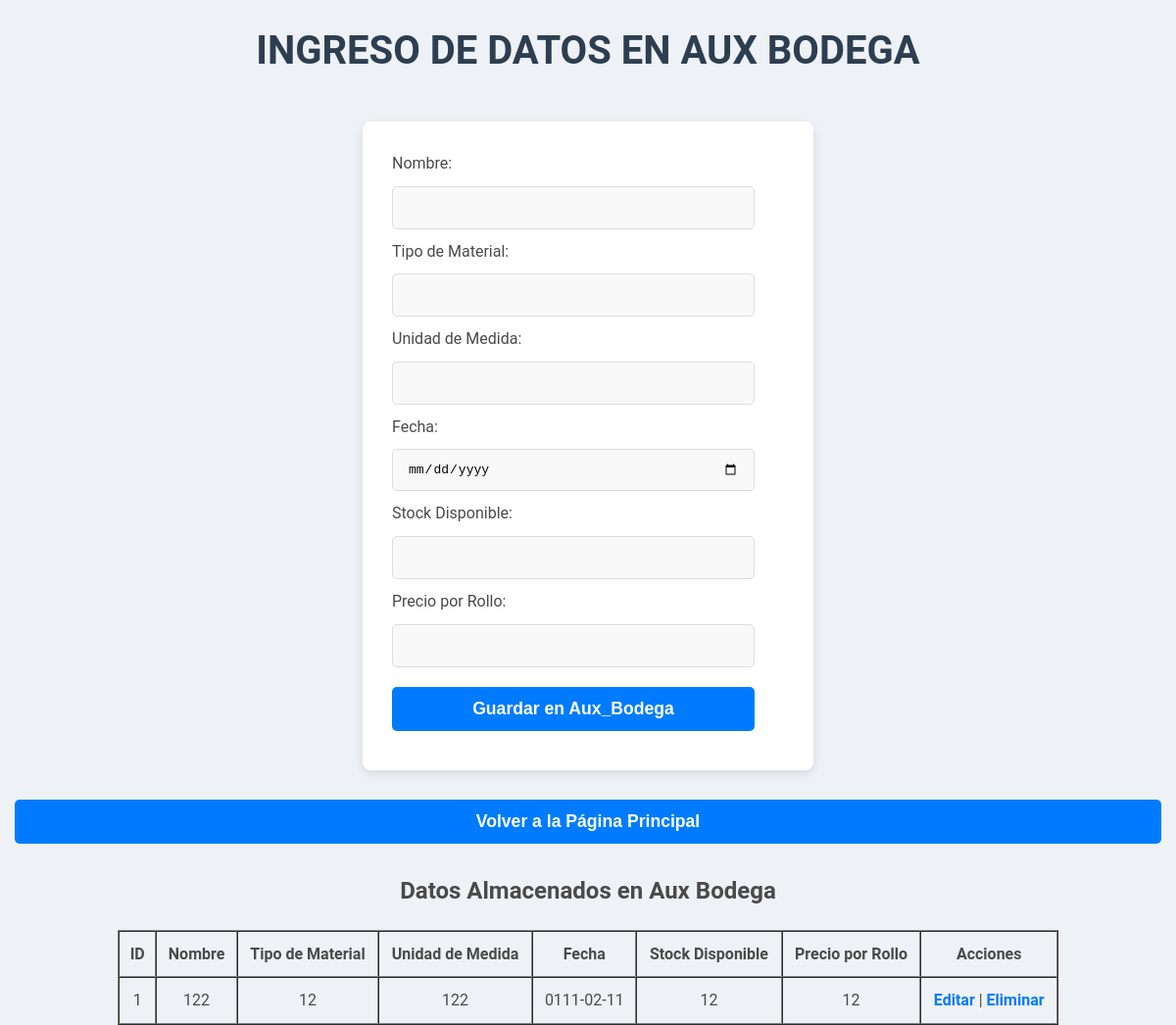
Page /proyecto/aux_bodega.php on the committed database.
### tables this page shows
CREATE TABLE `aux_bodega` (
  `ID_AuxBodega` int(11) NOT NULL,
  `nombre` varchar(50) DEFAULT NULL,
  `tipo_material` varchar(50) DEFAULT NULL,
  `unidad_medida` int(11) DEFAULT NULL,
  `fecha` date DEFAULT NULL,
  `stock_disponible` int(11) DEFAULT NULL,
  `precio_rollo` int(11) DEFAULT NULL
);

### proyecto/aux_bodega.php (the view, shortened to what this page needs)
<!DOCTYPE html>
<html lang="es">
<head>
    <link rel="stylesheet" href="css/styles.css">
</head>
<body>
<h1>Ingreso de Datos en Aux Bodega</h1>
<form action="insert.php" method="POST">
    <label>Nombre:</label>
    <input type="text" name="nombre" required><br>
    <label>Tipo de Material:</label>
    <input type="text" name="tipo_material" required><br>
    <label>Unidad de Medida:</label>
    <input type="number" name="unidad_medida" required><br>
    <label>Fecha:</label>
    <input type="date" name="fecha" required><br>
    <label>Stock Disponible:</label>
    <input type="number" name="stock_disponible" required><br>
    <label>Precio por Rollo:</label>
    <input type="number" name="precio_rollo" required><br>
    <button type="submit" onclick="location.reload();">Guardar en Aux_Bodega</button>
</form>
<button onclick="window.location.href='dashboard_admin.php'">Volver a la Página Principal</button>
<?php
$host = '127.0.0.1';
$user = 'root';
$password = '';
$dbname = 'inventario';
$conn = new mysqli($host, $user, $password, $dbname);
$result = $conn->query("SELECT * FROM aux_bodega");
?>
<h2>Datos Almacenados en Aux Bodega</h2>
<table border="1" cellpadding="10" cellspacing="0" style="width: 80%; margin: auto; text-align: center;">
    <thead>
        <tr>
            <th>ID</th>
            <th>Nombre</th>
            <th>Tipo de Material</th>
            <th>Unidad de Medida</th>
            <th>Fecha</th>
            <th>Stock Disponible</th>
            <th>Precio por Rollo</th>
            <th>Acciones</th>
        </tr>
    </thead>
    <tbody>
        <?php while ($row = $result->fetch_assoc()): ?>
            <tr>
                <td><?= htmlspecialchars($row['ID_AuxBodega']); ?></td>
                <td><?= htmlspecialchars($row['nombre']); ?></td>
                <td><?= htmlspecialchars($row['tipo_material']); ?></td>
                <td><?= htmlspecialchars($row['unidad_medida']); ?></td>
                <td><?= htmlspecialchars($row['fecha']); ?></td>
                <td><?= htmlspecialchars($row['stock_disponible']); ?></td>
                <td><?= htmlspecialchars($row['precio_rollo']); ?></td>
                <td>
                    <a href="edit_aux_bodega.php?id=<?= $row['ID_AuxBodega']; ?>">Editar</a> |
                    <a href="?delete=<?= $row['ID_AuxBodega']; ?>" onclick="return confirm('¿Seguro que deseas eliminar este registro?');">Eliminar</a>
                </td>
            </tr>
        <?php endwhile; ?>
    </tbody>
</table>
</body>
</html>

### proyecto/css/styles.css (style rules this page uses)
body { font-family: 'Roboto', Arial, sans-serif; margin: 0; padding: 0; text-align: center; background-color: #eef2f7; color: #4a4a4a; line-height: 1.6; }
h1 { color: #2d3e50; margin: 20px 0; font-size: 2.5em; font-weight: 700; text-transform: uppercase; }
form { margin: 20px auto; padding: 30px; background: #ffffff; border-radius: 8px; box-shadow: 0px 4px 10px rgba(0, 0, 0, 0.1); display: inline-block; width: 90%; max-width: 400px; text-align: left; }
input, button { margin: 10px 0; padding: 12px 15px; width: calc(100% - 30px); border-radius: 5px; border: 1px solid #ddd; font-size: 1em; box-sizing: border-box; }
input { background: #f9f9f9; transition: all 0.3s ease; }
button { background: #007BFF; color: white; border: none; font-size: 1.1em; font-weight: bold; cursor: pointer; transition: all 0.3s ease; }
a { color: #007BFF; text-decoration: none; font-weight: bold; transition: color 0.3s ease; }
form { animation: fadeIn 1s ease-in-out; }

### rows in the picture
aux_bodega: ID_AuxBodega "1", nombre "122", tipo_material "12", unidad_medida "122", fecha "0111-02-11", stock_disponible "12", precio_rollo "12"
